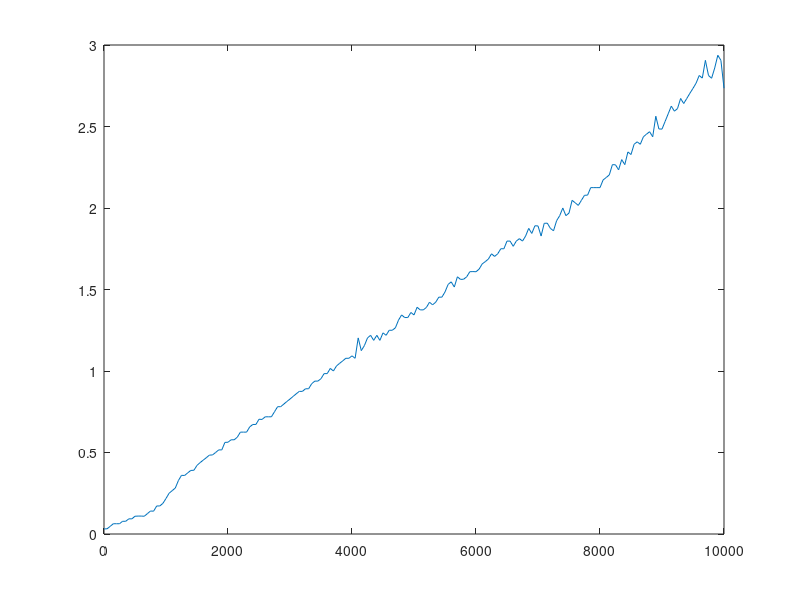

MATLAB code to generate this figure:
%SIZE 200 ; 100 NODOS EN C/PARTICION ; EJES AUMENTANDO DE 0 A 10000 EN PASOS DE A 50 ; PORCENTAJE DE MOVILES: 20%
y = [0.0310001373291
0.0320000648499
0.047000169754
0.0629999637604
0.0629999637604
0.0629999637604
0.0780000686646
0.0780000686646
0.0929999351501
0.0929999351501
0.108999967575
0.109999895096
0.109999895096
0.108999967575
0.125
0.141000032425
0.140000104904
0.171999931335
0.171999931335
0.18799996376
0.21799993515
0.25
0.266000032425
0.28200006485
0.328000068665
0.359999895096
0.358999967575
0.375
0.389999866486
0.391000032425
0.421000003815
0.43799996376
0.452999830246
0.46799993515
0.483999967575
0.484999895096
0.5
0.515999794006
0.516000032425
0.56200003624
0.56299996376
0.578000068665
0.578000068665
0.593999862671
0.625
0.625
0.625
0.65700006485
0.671999931335
0.671999931335
0.703999996185
0.703000068665
0.719000101089
0.719000101089
0.719000101089
0.75
0.780999898911
0.781000137329
0.796999931335
0.81299996376
0.828000068665
0.843999862671
0.859999895096
0.875
0.875
0.891000032425
0.891000032425
0.921999931335
0.93799996376
0.93799996376
0.953000068665
0.983999967575
0.983999967575
1.01600003242
1.0
1.03099989891
1.04699993134
1.06200003624
1.07800006866
1.07799983025
1.09299993515
1.07800006866
1.20299983025
1.125
1.15599989891
1.20300006866
1.21899986267
1.18799996376
1.21899986267
1.18799996376
1.23399996758
1.21899986267
1.25
1.25
1.2650001049
1.31200003624
1.34400010109
1.32800006866
1.32799983025
1.35899996758
1.34399986267
1.39100003242
1.375
1.375
1.3900001049
1.42199993134
1.40599989891
1.42199993134
1.45299983025
1.45299983025
1.4849998951
1.53100013733
1.54699993134
1.5150001049
1.57799983025
1.56200003624
1.56299996376
1.57800006866
1.60899996758
1.6099998951
1.60899996758
1.625
1.65700006485
1.67100000381
1.68700003624
1.71899986267
1.70299983025
1.71900010109
1.75
1.75
1.79699993134
1.79700016975
1.76499986649
1.79699993134
1.81200003624
1.79699993134
1.82799983025
1.875
1.84400010109
1.89100003242
1.8900001049
1.82799983025
1.90599989891
1.90700006485
1.875
1.8599998951
1.92199993134
1.95300006866
2.0
1.95300006866
1.96900010109
2.04699993134
2.03200006485
2.01600003242
2.04699993134
2.07800006866
2.07899999619
2.125
2.125
2.125
2.125
2.17200016975
2.18700003624
2.20300006866
2.26600003242
2.2650001049
2.23399996758
2.29700016975
2.26600003242
2.34399986267
2.32800006866
2.39099979401
2.40600013733
2.39100003242
2.43700003624
2.45300006866
2.46799993515
2.43700003624
2.56299996376
2.4849998951
2.48399996758
2.53099989891
2.57800006866
2.625
2.59399986267
2.61000013351
2.67199993134
2.64100003242
2.67199993134
2.70399999619
2.73400020599
2.76600003242
2.81299996376
2.79700016975
2.90600013733
2.81299996376
2.79600000381
2.85899996758
2.93700003624
2.90599989891
2.7349998951
];

x = [0
50
100
150
200
250
300
350
400
450
500
550
600
650
700
750
800
850
900
950
1000
1050
1100
1150
1200
1250
1300
1350
1400
1450
1500
1550
1600
1650
1700
1750
1800
1850
1900
1950
2000
2050
2100
2150
2200
2250
2300
2350
2400
2450
2500
2550
2600
2650
2700
2750
2800
2850
2900
2950
3000
3050
3100
3150
3200
3250
3300
3350
3400
3450
3500
3550
3600
3650
3700
3750
3800
3850
3900
3950
4000
4050
4100
4150
4200
4250
4300
4350
4400
4450
4500
4550
4600
4650
4700
4750
4800
4850
4900
4950
5000
5050
5100
5150
5200
5250
5300
5350
5400
5450
5500
5550
5600
5650
5700
5750
5800
5850
5900
5950
6000
6050
6100
6150
6200
6250
6300
6350
6400
6450
6500
6550
6600
6650
6700
6750
6800
6850
6900
6950
7000
7050
7100
7150
7200
7250
7300
7350
7400
7450
7500
7550
7600
7650
7700
7750
7800
7850
7900
7950
8000
8050
8100
8150
8200
8250
8300
8350
8400
8450
8500
8550
8600
8650
8700
8750
8800
8850
8900
8950
9000
9050
9100
9150
9200
9250
9300
9350
9400
9450
9500
9550
9600
9650
9700
9750
9800
9850
9900
9950
10000
];plot(x,y)